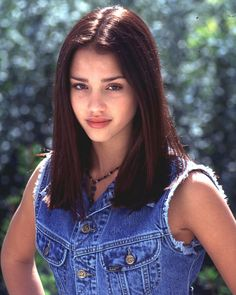
#> input picture LAB5/Photo_HF.jpeg, 236 x 295 px
$ python main.py
#> lines starting #> are read from the running program, lines starting #| are printed output that depends on the picture
import random
import cv2 as cv
import numpy as np


class T1:
    def __init__(self, image, name):
        self.image = image
        self.name = name

    def __display(self, image, title):
        """Display given image.
                    Parameters
                    ----------
                    image : OpenCV type
                       The image to be shown
                    title : str
                       Title of the window
                    """
        cv.imshow(self.name + ' ' + title, image)
        cv.waitKey()
        cv.destroyAllWindows()

    def addSNP(self, setting):
        self.__display(self.image, "Original Image")
        output = np.zeros(self.image.shape, np.uint8)  # Creation of the blank output image
        th = 1 - setting
        for i in range(self.image.shape[0]):
            for j in range(self.image.shape[1]):
                rdn = random.random()  # Randomize places of the "salt and pepper"
                if rdn < setting:
                    output[i][j] = 0
                elif rdn > th:
                    output[i][j] = 255
                else:
                    output[i][j] = self.image[i][j]
        return output

    def medianFiltering(self, img, coef):
        """Removes salt and pepper noise
                         Parameters
                         ----------
                         img : OpenCV type
                            The image to be shown
                         coef : int
                            Coefficient of the blur use in order to remove noises
                         """
        median = cv.medianBlur(img, coef)
        compare = np.concatenate((img, median), axis=1)

        self.__display(compare, 'SNP and median filtering')
        return median

    def sharpening(self, image):
        final = cv.addWeighted(self.image, 1.5, image, -0.5, 0)
        self.__display(final, 'Sharpened Image')


class T2:
    def __init__(self, image, name):
        self.image = image
        self.name = name

    # [36 lines left out: functions __display, addGaussian, GaussianFiltering, sharpening, not called in this run]


class T3:
    def __init__(self, image, name):
        self.image = image
        self.name = name

    # [26 lines left out: functions __display, sobelFilter, not called in this run]


class T4:
    def __init__(self, image, name):
        self.image = image
        self.name = name

    # [40 lines left out: functions __display, laplaceFilter, buildInFilter, not called in this run]


def main():
    img_high = cv.imread('Photo_HF.jpeg', 1)
#> img_high is the input picture: shape (295, 236, 3); mean B, G, R 104.7, 92.7, 100.1
    img_low = cv.imread('Photo_LOW.jpg', 1)
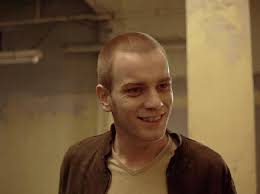
#> input picture LAB5/Photo_LOW.jpg, 260 x 194 px
#> img_low is the input picture: shape (194, 260, 3); mean B, G, R 56.6, 88.1, 114.4

    # Objects for Task 1
    task1_hf = T1(img_high, 'High Freq.')
    task1_lf = T1(img_low, 'Low Freq.')

    # Task 1 implementation
    noisy_high1 = task1_hf.addSNP(0.01)
#> after the loop in addSNP, `for i in range(self.image.shape[0]):`:
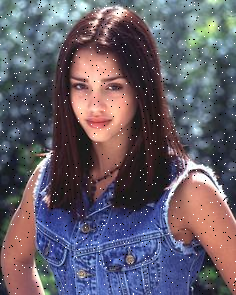
#> output: shape (295, 236, 3); mean B, G, R 105.1, 93.4, 100.6
    noisy_high1 = task1_hf.medianFiltering(noisy_high1, 5)
#> in medianFiltering, `median = cv.medianBlur(img, coef)`:
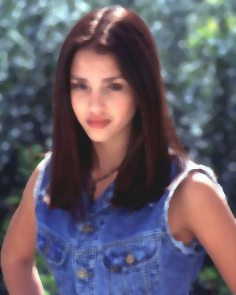
#> median: shape (295, 236, 3); mean B, G, R 104.1, 92, 99.6
#> in medianFiltering, `compare = np.concatenate((img, median), axis=1)`:
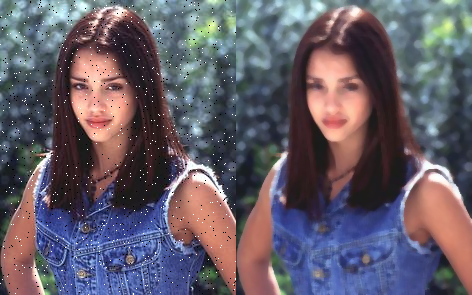
#> compare: shape (295, 472, 3); mean B, G, R 104.6, 92.7, 100.1
    task1_hf.sharpening(noisy_high1)
#> in sharpening, `final = cv.addWeighted(self.image, 1.5, image, -0.5, 0)`:
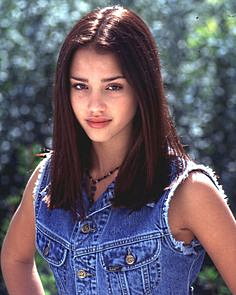
#> final: shape (295, 236, 3); mean B, G, R 105, 93, 100.3

    noisy_high1 = task1_hf.addSNP(0.05)
#> call 2 of addSNP, with setting = 0.05
#> after the loop in addSNP (call 2), `for i in range(self.image.shape[0]):`:
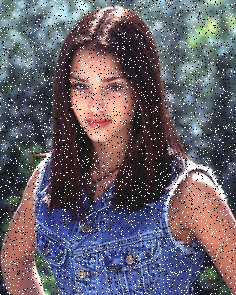
#> output: shape (295, 236, 3); mean B, G, R 107.1, 96.4, 103
    noisy_high1 = task1_hf.medianFiltering(noisy_high1, 5)
#> call 2 of medianFiltering, with coef = 5
#> in medianFiltering (call 2), `compare = np.concatenate((img, median), axis=1)`:
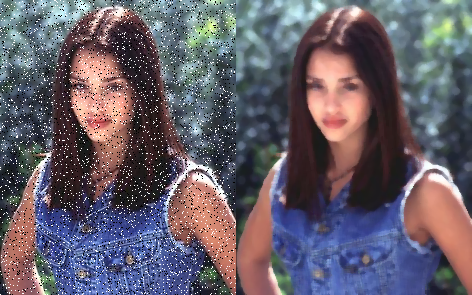
#> compare: shape (295, 472, 3); mean B, G, R 105.6, 94.2, 101.3
    task1_hf.sharpening(noisy_high1)

    noisy_low1 = task1_lf.addSNP(0.01)
    noisy_low1 = task1_lf.medianFiltering(noisy_low1, 5)
    task1_lf.sharpening(noisy_low1)

    noisy_low1 = task1_lf.addSNP(0.05)
    noisy_low1 = task1_lf.medianFiltering(noisy_low1, 5)
    task1_lf.sharpening(noisy_low1)
    # Objects for Task 2
    task2_hf = T2(img_high, 'High freq.')
    task2_lf = T2(img_low, 'Low Freq.')

    gauss_high1 = task2_hf.addGaussian()
    gauss_high1 = task2_hf.GaussianFiltering(gauss_high1)
    task2_hf.sharpening(gauss_high1)

    gauss_low1 = task2_lf.addGaussian()
    gauss_low1 = task2_lf.GaussianFiltering(gauss_low1)
    task2_lf.sharpening(gauss_low1)

    # Objects for the Task 3/4
    task3_hf = T3(img_high, 'High freq.')
    task3_lf = T3(img_low, 'Low Freq.')

    # TASK 3/4
    task3_hf.sobelFilter(img_high)
    gauss_sobel_high = task2_hf.addGaussian()
    task3_hf.sobelFilter(gauss_sobel_high)

    task3_lf.sobelFilter(img_low)
    gauss_sobel_low = task2_lf.addGaussian()
    task3_lf.sobelFilter(gauss_sobel_low)

    # TASK 4
    task4_hf = T4(img_high, 'High freq.')
    task4_hf.buildInFilter()
    t4_kernel = np.array([[1, 1, 1],
                          [1, -8, 1],
                          [1, 1, 1]])

    task4_hf.laplaceFilter(t4_kernel)

    print("\nFinished with out any errors")


if __name__ == "__main__":
    main()
